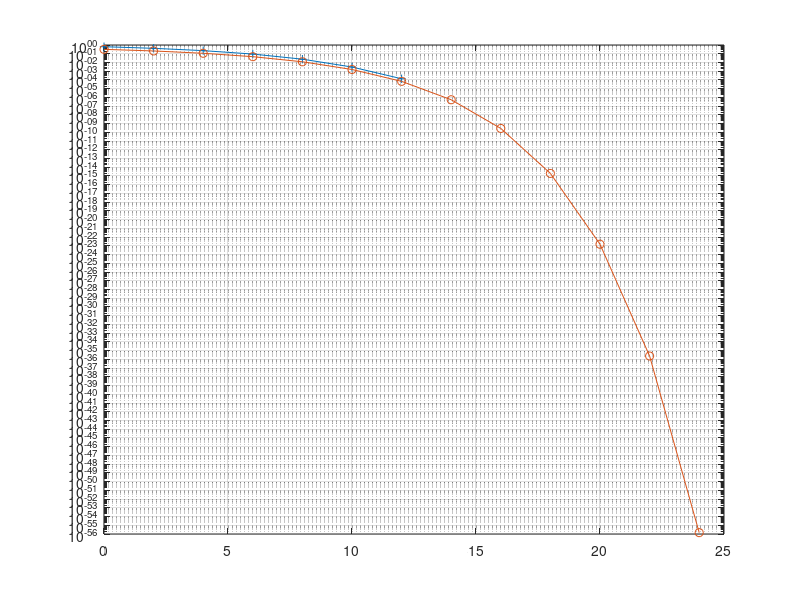

Source code (MATLAB):
%%BER_QPSK

clc;
clear all;
close all;
nsym = 1e6;
xreal = randi(2,1,nsym)-1;
xreal_bpsk = 2*xreal-1;
ximg = randi(2,1,nsym)-1;
ximg_bpsk = 2*ximg-1;
xqpsk = 1/sqrt(2)*(xreal_bpsk + 1j*ximg_bpsk);
noise  = 1/sqrt(2)*(randn(1,nsym) + 1j*randn(1,nsym));
snrdb = 0:2:24;
snrlin = 10.^(snrdb./10);
nsd = 1./sqrt(snrlin);
for i = 1:length(snrdb)
    y = xqpsk + noise*nsd(i);
    
    yreal = real(y) >0;
    yimg = imag(y) > 0;
    yreal_bpsk = 2*yreal-1;
    yimg_bpsk = 2*yimg-1;
    yqpsk = 1/sqrt(2).*(yreal_bpsk + 1j*yimg_bpsk);
    ber_pract(i) = (sum(abs(xqpsk-yqpsk).^2))/nsym
end
ber_theo = 2*qfunc(sqrt(snrlin))
semilogy(snrdb , ber_pract , '-+');
grid on;
hold on;
semilogy(snrdb , ber_theo , '-o');
grid on;
